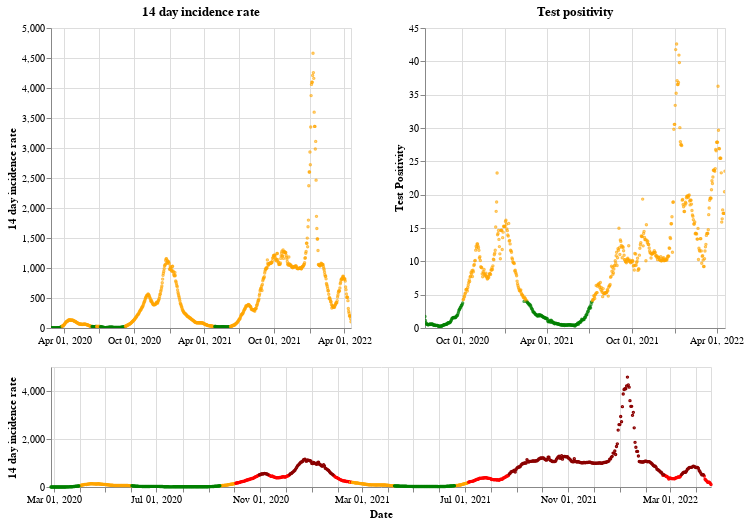

This figure's notebook cell:
### Markdown cell above
## Wales

### Code cell
plot_traffic_light('Wales')

### Figure 1 — Vega-Lite specification as saved in the notebook (floating-point values rounded to 4 significant figures; data arrays with more than 128 entries replaced by an {"elided": "..."} marker saying what was removed)
{"config": {"view": {"continuousWidth": 400, "continuousHeight": 300}}, "vconcat": [{"hconcat": [{"mark": {"type": "point", "size": 2}, "encoding": {"color": {"condition": {"value": "green", "test": "(datum.twoWeeklyCasesRate <= 25)"}, "value": "orange"}, "tooltip": [{"type": "nominal", "field": "areaName"}, {"type": "temporal", "field": "date"}, {"type": "quantitative", "field": "twoWeeklyCasesRate"}, {"type": "quantitative", "field": "testPositivity"}], "x": {"type": "temporal", "axis": {"title": ""}, "field": "date", "scale": {"domain": {"selection": "DateBrush"}}, "timeUnit": "yearmonthdate"}, "y": {"type": "quantitative", "axis": {"title": "14 day incidence rate"}, "field": "twoWeeklyCasesRate"}}, "title": "14 day incidence rate", "width": 300}, {"mark": {"type": "point", "size": 2}, "encoding": {"color": {"condition": {"value": "green", "test": "(datum.testPositivity <= 4)"}, "value": "orange"}, "tooltip": [{"type": "nominal", "field": "areaName"}, {"type": "temporal", "field": "date"}, {"type": "quantitative", "field": "twoWeeklyCasesRate"}, {"type": "quantitative", "field": "testPositivity"}], "x": {"type": "temporal", "axis": {"title": ""}, "field": "date", "scale": {"domain": {"selection": "DateBrush"}}, "timeUnit": "yearmonthdate"}, "y": {"type": "quantitative", "axis": {"title": "Test Positivity"}, "field": "testPositivity"}}, "title": "Test positivity", "width": 300}]}, {"layer": [{"mark": {"type": "point", "size": 2}, "encoding": {"color": {"condition": {"value": "orange", "test": "(((datum.testPositivity < 4) && (datum.twoWeeklyCasesRate >= 50)) && (datum.twoWeeklyCasesRate < 200))"}, "value": "red"}, "opacity": {"condition": {"value": 1, "test": "((datum.twoWeeklyCasesRate >= 50) && (datum.twoWeeklyCasesRate < 500))"}, "value": 0}, "tooltip": [{"type": "nominal", "field": "areaName"}, {"type": "temporal", "field": "date"}, {"type": "quantitative", "field": "twoWeeklyCasesRate"}, {"type": "quantitative", "field": "testPositivity"}], "x": {"type": "temporal", "axis": {"title": "Date"}, "field": "date", "timeUnit": "yearmonthdate"}, "y": {"type": "quantitative", "axis": {"title": "14 day incidence rate"}, "field": "twoWeeklyCasesRate"}}, "selection": {"DateBrush": {"type": "interval", "encodings": ["x"], "fields": ["Time"]}}}, {"mark": {"type": "point", "size": 2}, "encoding": {"color": {"value": "darkred"}, "opacity": {"condition": {"value": 1, "test": "(datum.twoWeeklyCasesRate >= 500)"}, "value": 0}, "tooltip": [{"type": "nominal", "field": "areaName"}, {"type": "temporal", "field": "date"}, {"type": "quantitative", "field": "twoWeeklyCasesRate"}, {"type": "quantitative", "field": "testPositivity"}], "x": {"type": "temporal", "axis": {"title": "Date"}, "field": "date", "timeUnit": "yearmonthdate"}, "y": {"type": "quantitative", "axis": {"title": "14 day incidence rate"}, "field": "twoWeeklyCasesRate"}}}, {"mark": {"type": "point", "size": 2}, "encoding": {"color": {"condition": {"value": "green", "test": "((datum.testPositivity < 4) && (datum.twoWeeklyCasesRate < 50))"}, "value": "orange"}, "opacity": {"condition": {"value": 1, "test": "(datum.twoWeeklyCasesRate < 50)"}, "value": 0}, "tooltip": [{"type": "nominal", "field": "areaName"}, {"type": "temporal", "field": "date"}, {"type": "quantitative", "field": "twoWeeklyCasesRate"}, {"type": "quantitative", "field": "testPositivity"}], "x": {"type": "temporal", "axis": {"title": "Date"}, "field": "date", "timeUnit": "yearmonthdate"}, "y": {"type": "quantitative", "axis": {"title": "14 day incidence rate"}, "field": "twoWeeklyCasesRate"}}}], "height": 120, "width": 660}], "data": {"name": "data-c833d12f20bf41d0479282351a3646c0"}, "$schema": "https://vega.github.io/schema/vega-lite/v4.8.1.json", "datasets": {"data-c833d12f20bf41d0479282351a3646c0": {"elided": "783 records"}}}
